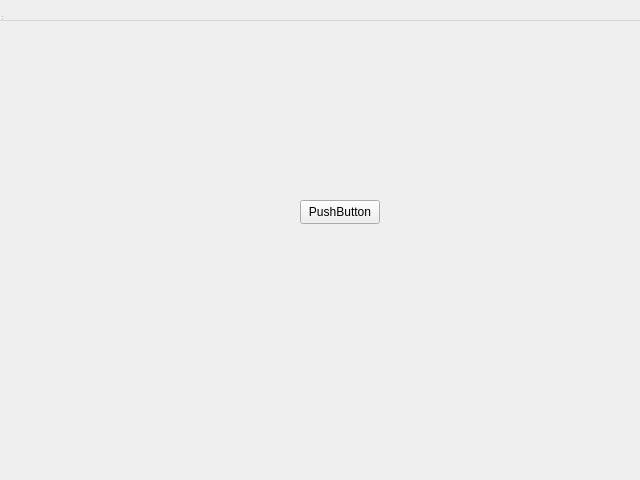
<?xml version="1.0" encoding="UTF-8"?>
<ui version="4.0">
 <class>ServerWindow</class>
 <widget class="ServerWindow" name="ServerWindow">
  <property name="geometry">
   <rect>
    <x>0</x>
    <y>0</y>
    <width>640</width>
    <height>480</height>
   </rect>
  </property>
  <property name="windowTitle">
   <string>MainWindow</string>
  </property>
  <widget class="QWidget" name="centralwidget" native="true">
   <property name="geometry">
    <rect>
     <x>0</x>
     <y>0</y>
     <width>100</width>
     <height>30</height>
    </rect>
   </property>
  </widget>
  <widget class="QMenuBar" name="menubar">
   <property name="geometry">
    <rect>
     <x>0</x>
     <y>0</y>
     <width>640</width>
     <height>21</height>
    </rect>
   </property>
  </widget>
  <widget class="QStatusBar" name="statusbar">
   <property name="geometry">
    <rect>
     <x>0</x>
     <y>0</y>
     <width>3</width>
     <height>22</height>
    </rect>
   </property>
  </widget>
  <widget class="QPushButton" name="pushButton">
   <property name="geometry">
    <rect>
     <x>300</x>
     <y>200</y>
     <width>80</width>
     <height>24</height>
    </rect>
   </property>
   <property name="text">
    <string>PushButton</string>
   </property>
  </widget>
 </widget>
 <customwidgets>
  <customwidget>
   <class>ServerWindow</class>
   <extends>QWidget</extends>
   <header>serverwindow.h</header>
   <container>1</container>
  </customwidget>
 </customwidgets>
 <resources/>
 <connections/>
</ui>
